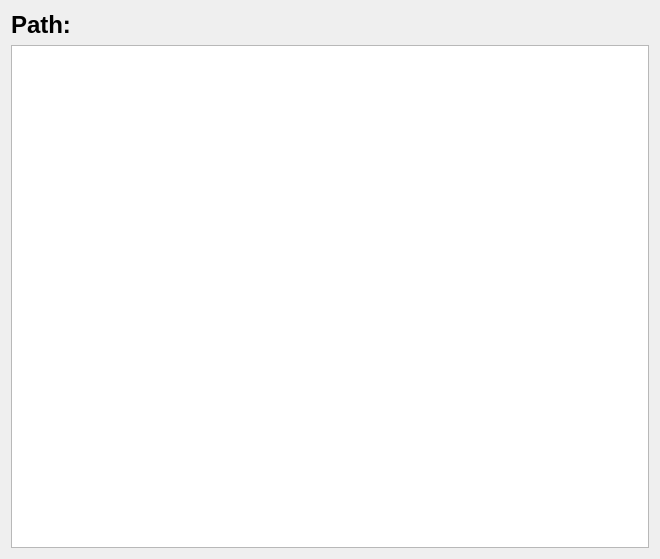
<?xml version="1.0" encoding="UTF-8"?>
<ui version="4.0">
 <class>RomListWidget</class>
 <widget class="QWidget" name="RomListWidget">
  <property name="geometry">
   <rect>
    <x>0</x>
    <y>0</y>
    <width>660</width>
    <height>559</height>
   </rect>
  </property>
  <property name="font">
   <font>
    <family>Arial</family>
    <pointsize>18</pointsize>
    <bold>true</bold>
   </font>
  </property>
  <property name="windowTitle">
   <string>Form</string>
  </property>
  <layout class="QVBoxLayout" name="verticalLayout">
   <item>
    <widget class="QLabel" name="directoryLabel">
     <property name="text">
      <string>Path:</string>
     </property>
    </widget>
   </item>
   <item>
    <widget class="QListWidget" name="romsList"/>
   </item>
  </layout>
 </widget>
 <resources/>
 <connections/>
</ui>
